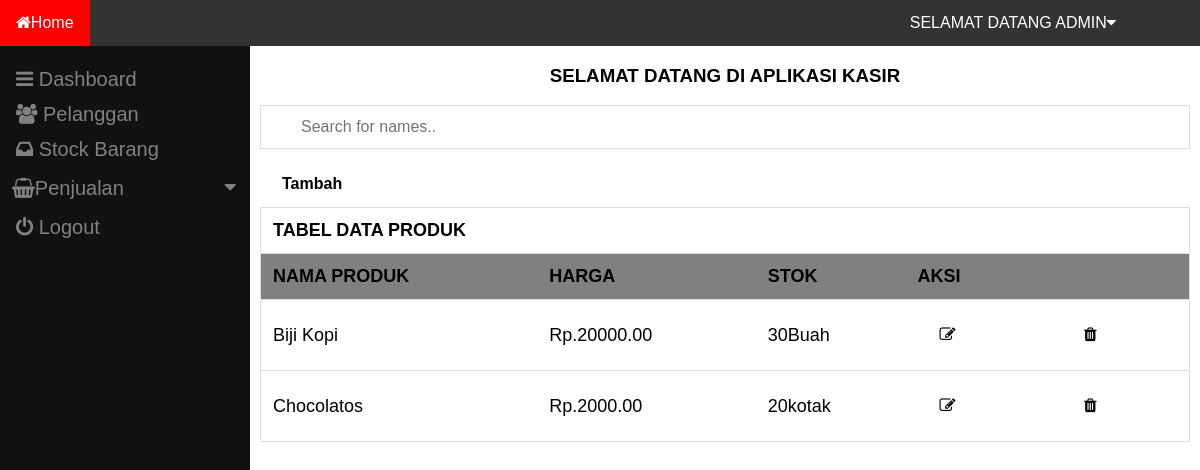
The app's page /tampilanproduk.php with its own data.
### tables this page shows
CREATE TABLE `produk` (
  `ProdukID` int(11) NOT NULL,
  `NamaProduk` varchar(255) NOT NULL,
  `Harga` decimal(10,2) NOT NULL,
  `Stok` int(11) NOT NULL,
  `Keterangan` varchar(255) NOT NULL
);

### tampilanproduk.php (the view, shortened to what this page needs)
<?php
include "koneksi.php";
$tabel = "SELECT *From produk";
$data = mysqli_query($koneksi, $tabel);
?>
<!doctype html>
<html lang="en">
  <head>
    <link rel="stylesheet" href="https://cdnjs.cloudflare.com/ajax/libs/font-awesome/4.7.0/css/font-awesome.min.css">
    <link rel="stylesheet" href="Tabel.css">
  </head>
  <body>
        <div class="navbar">
        <a href="#home"><i class="fa fa-home"></i>Home</a>
          <div class="dropdown" style="float: right; margin-right: 60px;">
            <button class="dropbtn">SELAMAT DATANG ADMIN
              <i class="fa fa-caret-down"></i>
            </button>
          </div>
        </div>
        <div class="sidebar">
        <a href="dashboard.php"><i class="		fa fa-navicon"></i> Dashboard</a>
            <a href="Pelanggan.php"><i class="	fa fa-users"></i> Pelanggan</a>
            <a href="#clients"><i class="	fa fa-inbox"></i> Stock Barang</a>
            <button class="dropdown-btn"><i class="fa fa-shopping-basket"></i>Penjualan
    <i class="fa fa-caret-down"></i>
  </button>
            <a href="login.html"><i class="fa fa-power-off"></i> Logout</a>
          </div>
          <div class="main">
        <h3 style="text-align: center;">SELAMAT DATANG DI APLIKASI KASIR</h3>
        <input type="text" id="myInput" onkeyup="myFunction()" placeholder="Search for names.." title="Type in a name">
        <table id="myTable">
          <thead>
              <th colspan="4">TABEL DATA PRODUK</th>
               <button type="text"><a href="inputbarang.html"><b>Tambah</b></a></button>
              <tr>
  <th class="abu">NAMA PRODUK</th>
  <th class="abu">HARGA</th>
  <th class="abu">STOK</th>
  <th colspan="2" class="abu">AKSI</th>
  </tr>
          </thead>
      <?php
      while ($tampil = mysqli_fetch_assoc($data)) {
      ?>
  <tbody>
  <tr>
  <td><?php echo $tampil['NamaProduk'];?></td>
  <td>Rp.<?php echo $tampil['Harga'];?></td>
  <td><?php echo $tampil['Stok'];?><?php echo $tampil['Keterangan'];?></td>
  <td><button type="text"><a href="editproduk.php?id=<?php echo $tampil['ProdukID'];?>"><i class="fa fa-pencil-square-o"></i></a></button></td>
  <td><button type="text"><a href="hapusproduk.php?id=<?php echo $tampil['ProdukID'];?>"><i class="		fa fa-trash"></i></a></button></td>
  </tr>
  <?php
  }
  ?>
          </tbody>
      </table>
</div>
  </body>
</html>

### Tabel.css (style rules this page uses)
* { box-sizing: border-box; }
#myInput { background-image: url('/css/searchicon.png'); background-position: 10px 10px; background-repeat: no-repeat; width: 100%; font-size: 16px; padding: 12px 20px 12px 40px; border: 1px solid #ddd; margin-bottom: 12px; }
#myTable { border-collapse: collapse; width: 100%; border: 1px solid #ddd; font-size: 18px; }
#myTable th, #myTable td { text-align: left; padding: 12px; }
#myTable tr { border-bottom: 1px solid #ddd; }

### tampilanproduk.php (style rules this page uses)
body { font-family: Arial, Helvetica, sans-serif; margin: 0; padding: 0; background-size: cover; background-repeat: no-repeat; background-image: url('gambar/Download\ premium\ vector\ of\ Black\ and\ white\ hexagon\ geometric\ pattern\ poster\ vector\ by\ katie\ about\ black\ mockup\ background\,\ abstract\ geometric\ background\,\ grey\ geometric\,\ background\,\ and\ background\ product\ mockup\ .jpg'); }
.navbar { overflow: hidden; background-color: #333; z-index: 2; }
.navbar a { float: left; font-size: 16px; color: white; text-align: center; padding: 14px 16px; text-decoration: none; }
.dropdown { float: left; overflow: hidden; }
.dropdown .dropbtn { font-size: 16px; border: none; outline: none; color: white; padding: 14px 16px; background-color: inherit; font-family: inherit; margin: 0; }
.sidebar { height: 100%; width: 250px; position: fixed; z-index: 1; background-color: #111; overflow-x: hidden; padding-top: 16px; }
.sidebar a { padding: 6px 8px 6px 16px; text-decoration: none; font-size: 20px; color: #818181; display: block; }
.main { margin-left: 250px; padding: 0px 10px; }
button { background-color: white; border: none; padding: 10px 20px; text-align: center; text-decoration: none; display: inline-block; font-size: 16px; margin: 4px 2px; cursor: pointer; border-radius: 5px; }
a { text-decoration: none; color: black; }
th.abu { background-color: grey; }
.dropdown-btn { padding: 6px 8px 6px 10px; text-decoration: none; font-size: 20px; color: #818181; display: block; border: none; background: none; width: 100%; text-align: left; cursor: pointer; outline: none; }
.fa-caret-down { float: right; padding-right: 8px; }

### records on screen
produk: NamaProduk "Biji Kopi", Harga "20000.00", Stok "30", Keterangan "Buah"
produk: NamaProduk "Chocolatos", Harga "2000.00", Stok "20", Keterangan "kotak"
